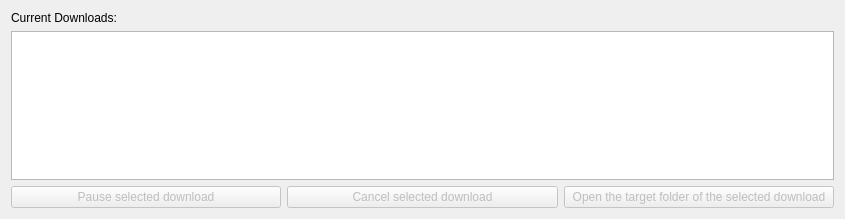
          <widget class="QWidget" name="scrollAreaWidgetContents">
           <property name="geometry">
            <rect>
             <x>0</x>
             <y>0</y>
             <width>845</width>
             <height>219</height>
            </rect>
           </property>
           <layout class="QGridLayout" name="gridLayout_5">
            <item row="1" column="0" colspan="3">
             <widget class="QTreeView" name="downloadTree">
              <property name="contextMenuPolicy">
               <enum>Qt::CustomContextMenu</enum>
              </property>
              <property name="alternatingRowColors">
               <bool>true</bool>
              </property>
              <property name="rootIsDecorated">
               <bool>false</bool>
              </property>
             </widget>
            </item>
            <item row="0" column="0" colspan="3">
             <widget class="QLabel" name="label_5">
              <property name="sizePolicy">
               <sizepolicy hsizetype="Preferred" vsizetype="Maximum">
                <horstretch>0</horstretch>
                <verstretch>0</verstretch>
               </sizepolicy>
              </property>
              <property name="font">
               <font>
                <family>Segoe UI</family>
               </font>
              </property>
              <property name="text">
               <string>Current Downloads:</string>
              </property>
             </widget>
            </item>
            <item row="2" column="2">
             <widget class="QPushButton" name="downloadOpen">
              <property name="enabled">
               <bool>false</bool>
              </property>
              <property name="text">
               <string>Open the target folder of the selected download</string>
              </property>
             </widget>
            </item>
            <item row="2" column="1">
             <widget class="QPushButton" name="downloadCancel">
              <property name="enabled">
               <bool>false</bool>
              </property>
              <property name="text">
               <string>Cancel selected download</string>
              </property>
             </widget>
            </item>
            <item row="2" column="0">
             <widget class="QPushButton" name="downloadPause">
              <property name="enabled">
               <bool>false</bool>
              </property>
              <property name="text">
               <string>Pause selected download</string>
              </property>
             </widget>
            </item>
           </layout>
          </widget>
